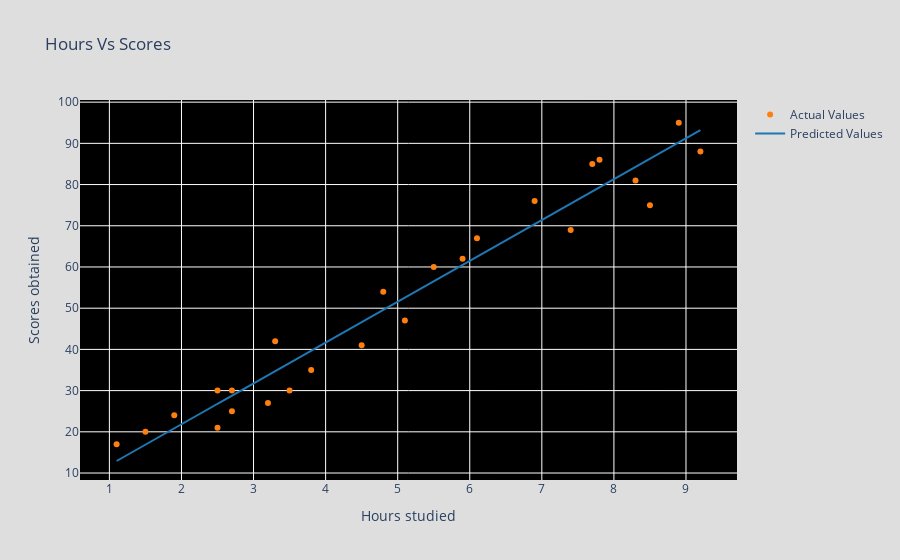

Source (notebook cell):
### Code cell
import plotly.graph_objs as go
line_r = regressor.coef_*X+regressor.intercept_
trace1 = go.Scatter(
                  x=X,
                  y=y,
                  mode='markers',
                  marker=go.Marker(color='rgb(255, 127, 14)'),
                  name='Actual Values'
                  )
trace2 = go.Scatter(
                  x=X.flatten(),
                  y=line_r.flatten(),
                  mode='lines',
                  marker=go.Marker(color='rgb(31, 119, 180)'),
                  name='Predicted Values'
                  )
layout = go.Layout(
                title='Hours Vs Scores',
                xaxis_title='Hours studied',
                yaxis_title='Scores obtained',
                plot_bgcolor='rgb(0, 0, 0)',
                paper_bgcolor='rgb(222, 222, 222)'
            

                )
figures = [trace1,trace2]
fig = go.Figure(data=figures, layout=layout)

fig.show()

### Figure 1 — Plotly figure (JSON) as saved in the notebook; plotly's stock layout.template omitted (floating-point values rounded to 4 significant figures)
{"data": [{"marker": {"color": "rgb(255, 127, 14)"}, "mode": "markers", "name": "Actual Values", "type": "scatter", "x": [2.5, 5.1, 3.2, 8.5, 3.5, 1.5, 9.2, 5.5, 8.3, 2.7, 7.7, 5.9, 4.5, 3.3, 1.1, 8.9, 2.5, 1.9, 6.1, 7.4, 2.7, 4.8, 3.8, 6.9, 7.8], "y": [21, 47, 27, 75, 30, 20, 88, 60, 81, 25, 85, 62, 41, 42, 17, 95, 30, 24, 67, 69, 30, 54, 35, 76, 86]}, {"marker": {"color": "rgb(31, 119, 180)"}, "mode": "lines", "name": "Predicted Values", "type": "scatter", "x": [2.5, 5.1, 3.2, 8.5, 3.5, 1.5, 9.2, 5.5, 8.3, 2.7, 7.7, 5.9, 4.5, 3.3, 1.1, 8.9, 2.5, 1.9, 6.1, 7.4, 2.7, 4.8, 3.8, 6.9, 7.8], "y": [26.79, 52.56, 33.73, 86.26, 36.71, 16.88, 93.2, 56.53, 84.28, 28.78, 78.33, 60.49, 46.62, 34.72, 12.92, 90.22, 26.79, 20.85, 62.47, 75.36, 28.78, 49.59, 39.68, 70.4, 79.32]}], "layout": {"paper_bgcolor": "rgb(222, 222, 222)", "plot_bgcolor": "rgb(0, 0, 0)", "title": {"text": "Hours Vs Scores"}, "xaxis": {"title": {"text": "Hours studied"}}, "yaxis": {"title": {"text": "Scores obtained"}}}}
